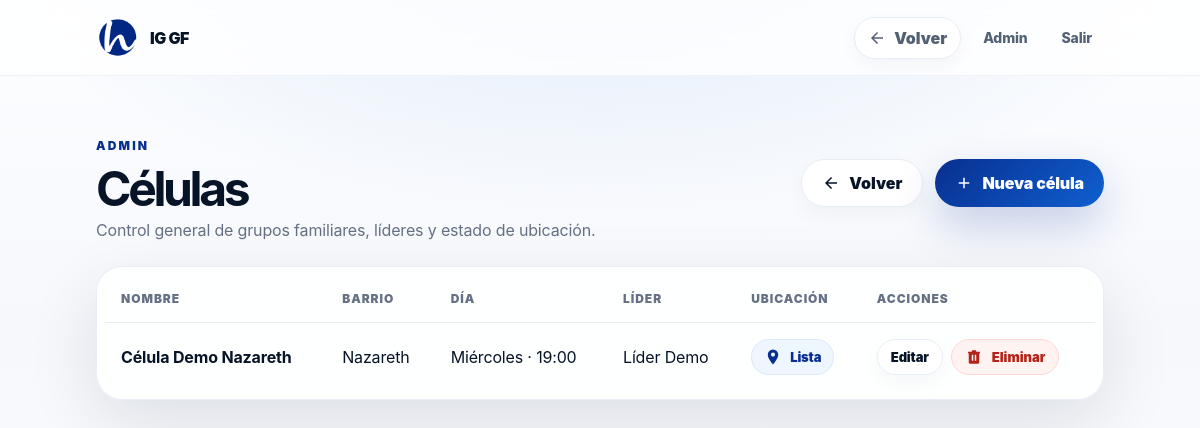
Page /admin/cells (signed in) on the committed database.
### app.py (models this page shows, shortened)
class Cell(db.Model):
    id = db.Column(db.Integer, primary_key=True)
    name = db.Column(db.String(150), nullable=False)
    leader_id = db.Column(db.Integer, db.ForeignKey('user.id'), nullable=True)
    leader = db.relationship('User', backref='cells')
    barrio = db.Column(db.String(120), nullable=False)
    barrio_other = db.Column(db.String(120), nullable=True)
    address = db.Column(db.String(255), nullable=False)
    day = db.Column(db.String(20), nullable=False)
    time = db.Column(db.String(10), nullable=False)
    phone = db.Column(db.String(30), nullable=True)
    description = db.Column(db.Text, nullable=True)
    google_maps_url = db.Column(db.Text, nullable=True)
    waze_url = db.Column(db.Text, nullable=True)
    latitude = db.Column(db.Float, nullable=True)
    longitude = db.Column(db.Float, nullable=True)
    status = db.Column(db.String(20), default='active') # active, paused, full
    created_at = db.Column(db.DateTime, default=datetime.utcnow)

class User(db.Model, UserMixin):
    id = db.Column(db.Integer, primary_key=True)
    name = db.Column(db.String(120), nullable=False)
    email = db.Column(db.String(180), unique=True, nullable=False)
    phone = db.Column(db.String(30), nullable=True)
    password_hash = db.Column(db.String(255), nullable=False)
    role = db.Column(db.String(20), nullable=False, default='leader') # admin, leader, member-reserved
    active = db.Column(db.Boolean, default=True)
    created_at = db.Column(db.DateTime, default=datetime.utcnow)

### app.py (the view)
@app.route('/admin/cells')
@login_required
@admin_required
def admin_cells():
    return render_template('admin/cells.html', cells=Cell.query.order_by(Cell.created_at.desc()).all())

### app.py (called while the page is built)
@login_manager.user_loader
def load_user(user_id):
    return User.query.get(int(user_id))

def admin_required(fn):
    @wraps(fn)
    def wrapper(*args, **kwargs):
        if not current_user.is_authenticated or current_user.role != 'admin': abort(403)
        return fn(*args, **kwargs)
    return wrapper

@app.context_processor
def inject_globals():
    return dict(DAYS=DAYS, HOURS=HOURS, BARRIOS_LIBERIA=BARRIOS_LIBERIA, APP_PUBLIC_URL=APP_PUBLIC_URL)

### templates/admin/cells.html
{% extends 'base.html' %}{% block content %}
<section class="dash-head shell fade-up">
  <div>
    <p class="eyebrow">Admin</p><h1>Células</h1>
    <p>Control general de grupos familiares, líderes y estado de ubicación.</p>
  </div>
  <div class="actions"><button class="btn ghost" type="button" onclick="history.back()"><span class="icon arrow-left"></span>Volver</button><a class="btn primary" href="{{ url_for('admin_cell_new') }}"><span class="icon plus"></span>Nueva célula</a></div>
</section>
<div class="table-card shell fade-up delay-1"><table><tr><th>Nombre</th><th>Barrio</th><th>Día</th><th>Líder</th><th>Ubicación</th><th>Acciones</th></tr>{% for c in cells %}<tr><td><b>{{c.name}}</b></td><td>{{c.barrio_other or c.barrio}}</td><td>{{c.day}} · {{c.time}}</td><td>{{c.leader.name if c.leader else '—'}}</td><td>{% if c.latitude %}<span class="distance-badge"><span class="icon location"></span>Lista</span>{% else %}<span class="pill">Pendiente</span>{% endif %}</td><td><div class="row-actions"><a class="btn small ghost" href="{{ url_for('admin_cell_edit', cell_id=c.id) }}">Editar</a><form method="post" action="{{ url_for('admin_cell_delete', cell_id=c.id) }}" data-confirm="Eliminar célula" data-confirm-message="Esta acción eliminará la célula {{ c.name }}. No se puede deshacer."><button class="btn small danger" type="submit"><span class="icon trash"></span>Eliminar</button></form></div></td></tr>{% else %}<tr><td colspan="6"><div class="empty">No hay células creadas.</div></td></tr>{% endfor %}</table></div>
{% endblock %}

### static/css/app.css (style rules this page uses)
:root { --blue:#082f8f; --blue-2:#0f5fd0; --blue-3:#eaf2ff; --ink:#071327; --text:#152238; --muted:#667085; --soft:#f6f8fc; --card:#ffffff; --line:#e7edf6; --line-2:#d8e3f2; --success:#067647; --danger:#b42318; --warning:#b54708; --radius:26px; --radius-sm:16px; --shadow-sm:0 10px 28px rgba(7,19,39,.06); --shadow:0 24px 70px rgba(7,19,39,.11); --shadow-blue:0 18px 44px rgba(8,47,143,.22); --nav-h:76px; }
* { box-sizing:border-box }
html { scroll-behavior:smooth }
body { margin:0;font-family:Inter,-apple-system,BlinkMacSystemFont,'SF Pro Display','Segoe UI',Roboto,sans-serif;background: radial-gradient(900px 420px at 50% -10%, rgba(15,95,208,.12), transparent 70%), linear-gradient(180deg,#fbfdff 0%,#f6f8fc 42%,#fff 100%);color:var(--ink);min-height:100vh;letter-spacing:-.01em }
a { text-decoration:none;color:inherit }
button,input,select,textarea { font:inherit }
.shell { max-width:1180px;margin:0 auto }
.fade-up { animation:fadeUp .55s cubic-bezier(.22,1,.36,1) both }
.delay-1 { animation-delay:.08s }
.eyebrow { text-transform:uppercase;letter-spacing:.18em;color:var(--blue);font-size:12px;font-weight:950 }
.actions { display:flex;gap:12px;justify-content:center;flex-wrap:wrap }
.btn { border:0;border-radius:999px;padding:13px 20px;font-weight:950;cursor:pointer;display:inline-flex;align-items:center;justify-content:center;gap:9px;transition:transform .18s ease,box-shadow .18s ease,background .18s ease,border-color .18s ease;min-height:46px }
.btn.primary { background:linear-gradient(135deg,var(--blue),var(--blue-2));color:white;box-shadow:var(--shadow-blue) }
.btn.ghost { background:white;color:var(--ink);border:1px solid var(--line);box-shadow:0 8px 22px rgba(7,19,39,.04) }
.btn.small { padding:8px 13px;min-height:36px;font-size:13px }
.btn.danger { background:#fff3f2;color:var(--danger);border:1px solid #ffd5d2 }
.panel,.card,.auth-card,.table-card,.error-card,.stat,.pro-card { background:rgba(255,255,255,.88);border:1px solid rgba(231,237,246,.92);border-radius:var(--radius);box-shadow:var(--shadow);backdrop-filter:blur(16px) }
.distance-badge { display:inline-flex;gap:8px;align-items:center;background:#eef6ff;color:var(--blue);border-radius:999px;padding:8px 12px;font-size:13px;font-weight:950;border:1px solid rgba(15,95,208,.08) }
.row-actions { display:flex;gap:8px;align-items:center;flex-wrap:wrap }
.row-actions form { margin:0 }
.dash-head { display:flex;justify-content:space-between;align-items:center;gap:22px;margin:16px 0 26px }
.dash-head h1 { font-size:clamp(36px,4vw,58px);line-height:.98;margin:6px 0 0;letter-spacing:-.07em }
.dash-head p:not(.eyebrow) { color:var(--muted);margin:8px 0 0 }
.table-card { overflow:auto;padding:8px }
table { width:100%;border-collapse:collapse }
th,td { text-align:left;padding:16px;border-bottom:1px solid var(--line);vertical-align:middle }
th { font-size:12px;text-transform:uppercase;color:var(--muted);letter-spacing:.08em;font-weight:950 }
tr:last-child td { border-bottom:0 }
.icon { width:18px;height:18px;display:inline-block;background:currentColor;mask-size:contain;mask-position:center;mask-repeat:no-repeat;flex:0 0 auto }

### rows in the picture
Cell: name "Célula Demo Nazareth", barrio_other+barrio "Nazareth", day "Miércoles", time "19:00", leader "Líder Demo", latitude "Lista"
